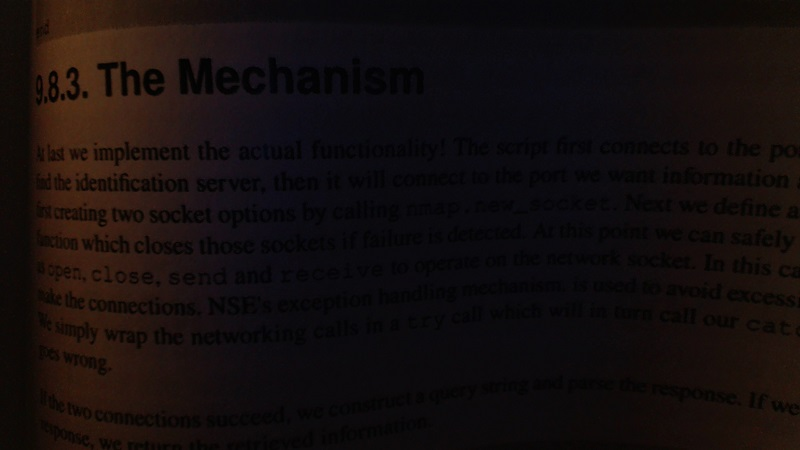
#> input picture 3-Filtreleme_Islemleri/sayfa.jpg, 800 x 450 px, given in place of the camera
$ python 8-erosion_dilation_opening_closing.py
#> lines starting #> are read from the running program, lines starting #| are printed output that depends on the picture; after the words box and inside, x2 and y2 are one past the last pixel; in counts of white or black regions, pixels touching at a corner belong together
import cv2
import numpy as np

kamera = cv2.VideoCapture(0)

while True:
    ret, goruntu = kamera.read()
#> goruntu is the input picture: shape (450, 800, 3); mean B, G, R 13.4, 13.6, 20.3

    hsv = cv2.cvtColor(goruntu,cv2.COLOR_BGR2HSV)
#> hsv: shape (450, 800, 3); mean H, S, V 81.2, 108.8, 21.8

    dusuk__mavi = np.array([94, 80, 2])
    yuksek_mavi = np.array([126, 255, 255])

    mask = cv2.inRange(hsv,dusuk__mavi,yuksek_mavi)
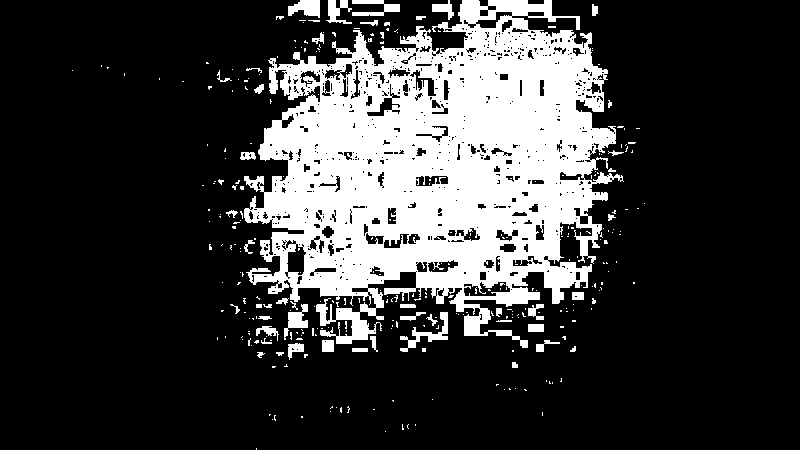
#> mask: shape (450, 800); 22.7% white; 314 white regions (266 under 20 px), largest, box (x1, y1, x2, y2) and area: (244, 0, 624, 348) 75982, (400, 312, 448, 352) 494, (288, 0, 320, 18) 401
    son_resim = cv2.bitwise_and(goruntu,goruntu,mask=mask)
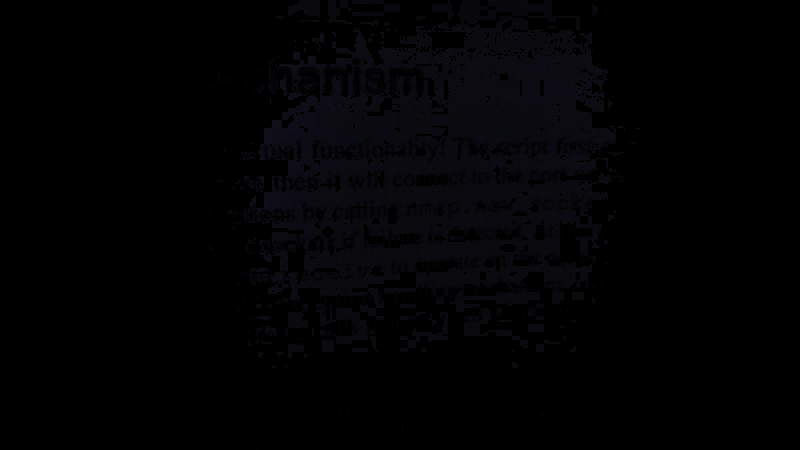
#> son_resim: shape (450, 800, 3); mean B, G, R 3.4, 2.1, 2.3
#----------------------------------------------------------------------------------
    kernel = np.ones((5,5),np.uint8)

    erosin = cv2.erode(mask,kernel,iterations=1)
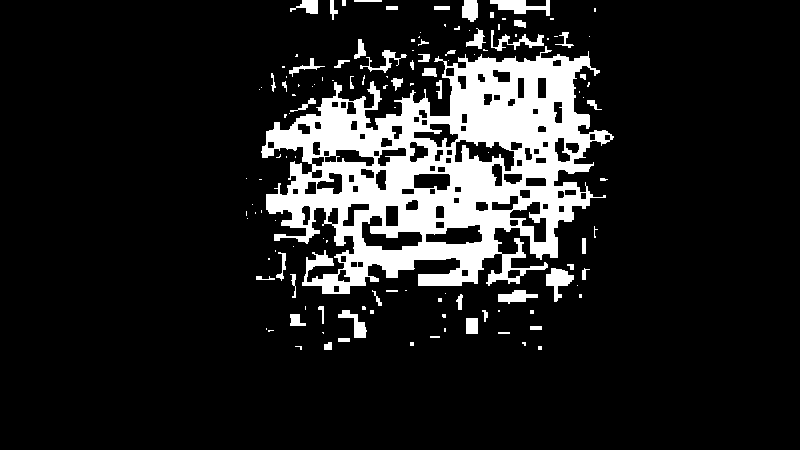
#> erosin: shape (450, 800); 13% white; 129 white regions (77 under 20 px), largest, box (x1, y1, x2, y2) and area: (261, 46, 614, 294) 40875, (490, 0, 550, 16) 504, (546, 268, 574, 302) 466
    dilation = cv2.dilate(mask,kernel,iterations=1)
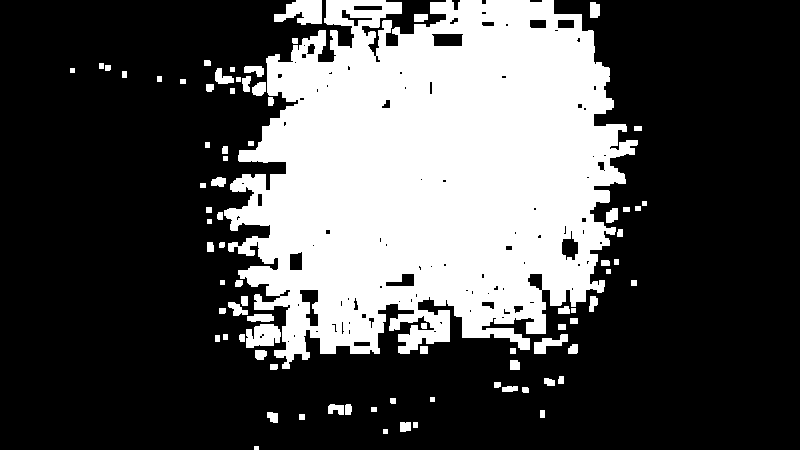
#> dilation: shape (450, 800); 30.9% white; 82 white regions, largest, box (x1, y1, x2, y2) and area: (224, 0, 638, 369) 104969, (274, 0, 322, 25) 819, (246, 324, 281, 348) 646
    opening = cv2.morphologyEx(mask,cv2.MORPH_OPEN,kernel)
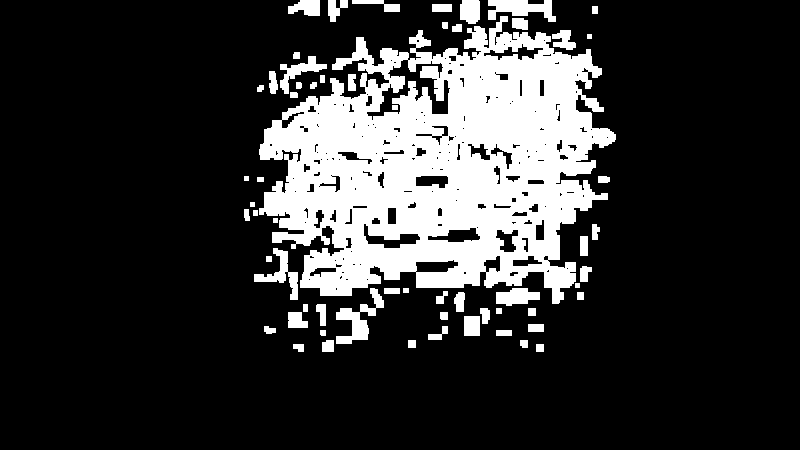
#> opening: shape (450, 800); 19.7% white; 61 white regions, largest, box (x1, y1, x2, y2) and area: (259, 16, 616, 304) 61258, (336, 288, 384, 344) 985, (488, 0, 556, 22) 888
    closing = cv2.morphologyEx(mask,cv2.MORPH_CLOSE,kernel)
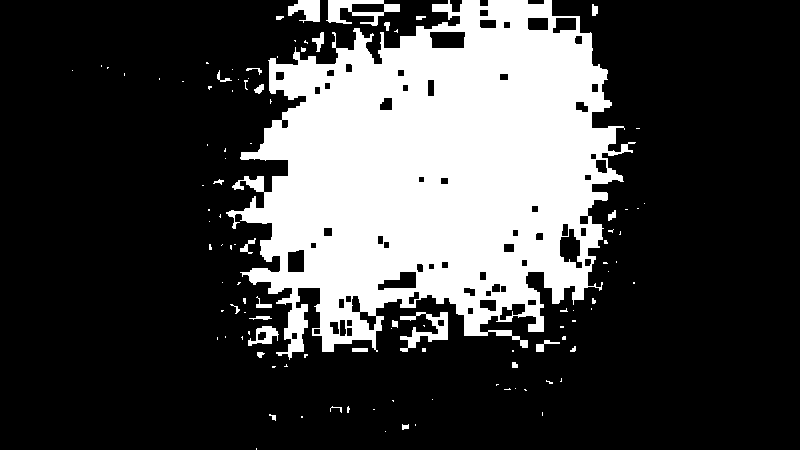
#> closing: shape (450, 800); 26% white; 108 white regions (79 under 20 px), largest, box (x1, y1, x2, y2) and area: (226, 0, 636, 360) 89674, (326, 0, 400, 26) 873, (400, 312, 448, 352) 758

    cv2.imshow("erosin",erosin)       # etraftaki küçük gürültüleri yok eder.
    cv2.imshow("dilation",dilation)   # etraftaki küçük gürültüleri daha da büyütür.Resmin içinde siyah noktalar kaldıysa bunu temizlemek için kullanılır
    cv2.imshow("opening",opening)     # aradaki boşlukları almaz
    cv2.imshow("closing",closing)     # aradaki boşlukları doldurur

    if cv2.waitKey(25) & 0xFF==ord('q'):
#> (key q is pressed here)
        break

kamera.release()
cv2.destroyAllWindows()
